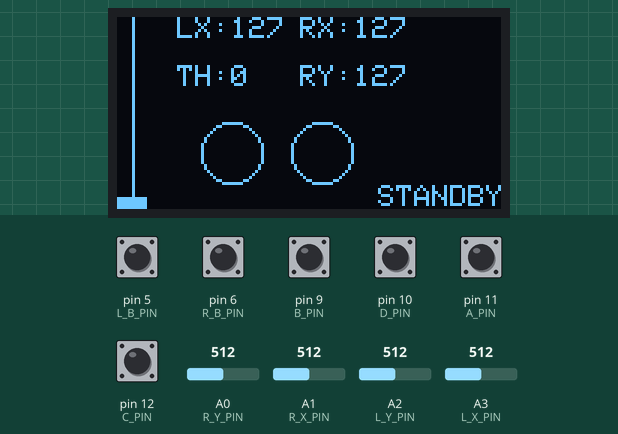
A sketch run on a simulated Arduino Uno, built with avr-gcc and run on an emulated ATmega328P. On the bench: 128×64 one-colour display. Inputs (shaded band) come from the test bench; at power-on: pin 5 (L_B_PIN), pin 6 (R_B_PIN), pin 9 (B_PIN), pin 10 (D_PIN), pin 11 (A_PIN), pin 12 (C_PIN) HIGH, A2 (L_Y_PIN) = 512, A0 (R_Y_PIN) = 512, A1 (R_X_PIN) = 512, A3 (L_X_PIN) = 512. No radio packets arrive unless stated; what the sketch prints to the serial monitor is not drawn.

Above: at 3.8 s.
3.9 s: A2 (L_Y_PIN) set to 553
6.9 s: A2 (L_Y_PIN) set to 579
At 7.02 s:
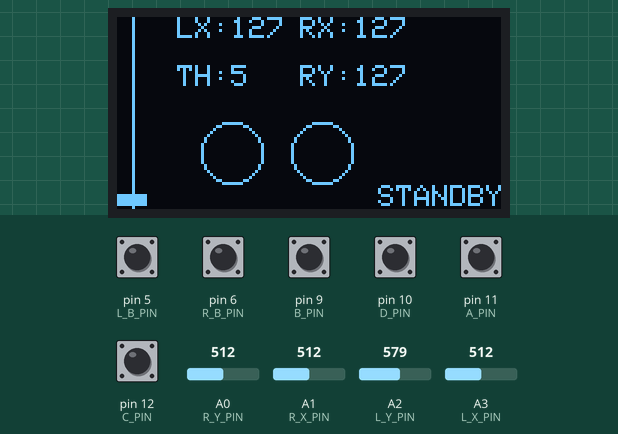
8.9 s: pin 5 (L_B_PIN) pulled LOW for 1 s
At 11.2 s:
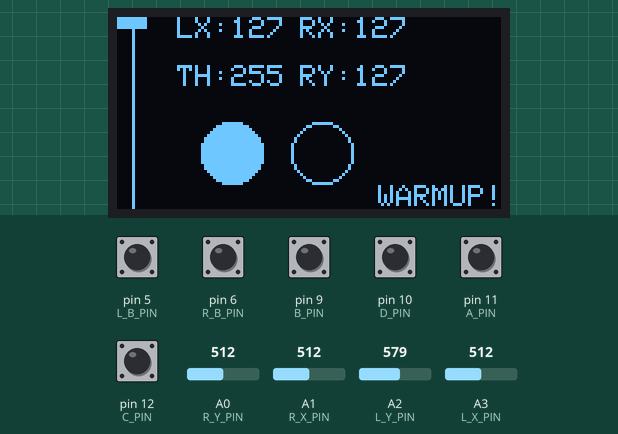
11.4 s: pin 6 (R_B_PIN) pulled LOW for 0.15 s
At 12.6 s:
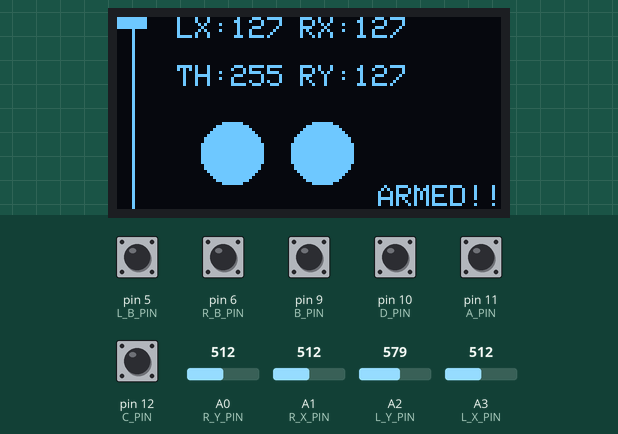
13.0 s: pin 5 (L_B_PIN) pulled LOW for 0.15 s
At 13.7 s:
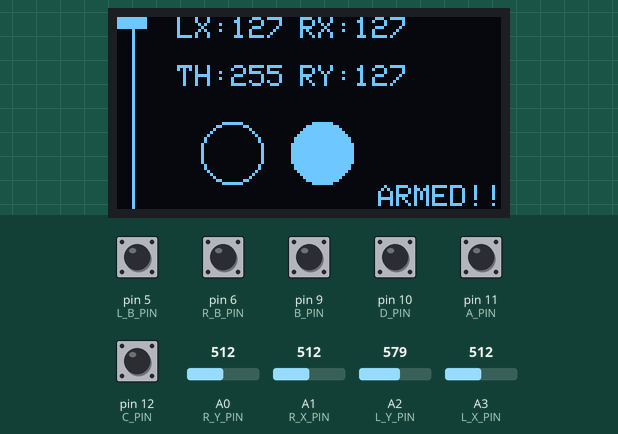
14.7 s: pin 6 (R_B_PIN) pulled LOW for 1 s
At 15.9 s:
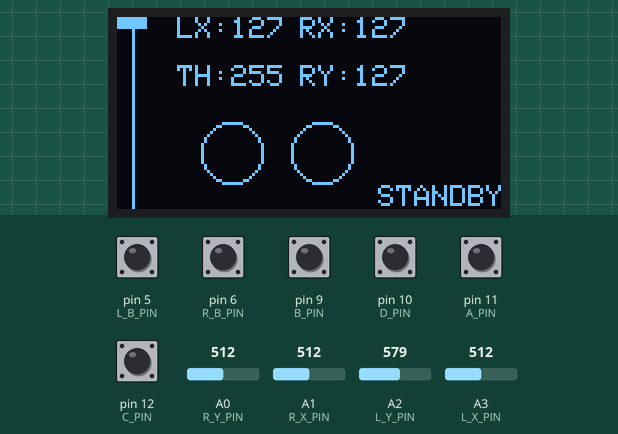
Timing chart, 0 to 17.7 s (numbered marks = the images above; inputs shaded):
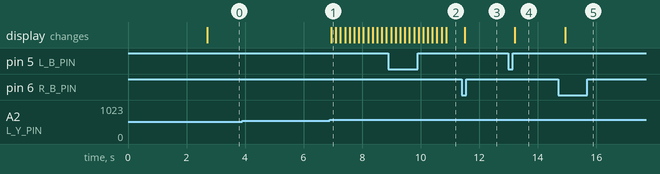

Measured:
- the behaviour switches between 565 and 566 on A2 (L_Y_PIN) (found by bisection; images 0 and 1)
- after the input at 3.9 s, every drawn part: stays the same
- after the input at 6.9 s, the display: changes after 0.05 s (image 1)
- after the input at 8.9 s, the display: first differs from a run without the input after 0.25 s (image 2 shows a later state)
- after the input at 11.4 s, the display: changes after 0.10 s (image 3)
- after the input at 13.0 s, the display: changes after 0.22 s (image 4)
- after the input at 14.7 s, the display: changes after 0.24 s (image 5)

The sketch:

feather_transmitter4.ino
```cpp
// OK I am rewriting this Feather 32u4 LoRa simple RC controller code.
// 1. clean up in general, rename buttons
// 2. implement distinct modes for PID Tuning, and Direct Throttle Output (0-255)

//#include <SPI.h>
#include <LoRa.h>
#include <Wire.h>
#include <Adafruit_GFX.h>
#include <Adafruit_SSD1306.h>
#include <Bounce2.h>
#include <EEPROMAnything.h>
#include "util.h"
#include "util_modes.h"


uint8_t current_mode = MODE_STANDBY;

void setup() {
  full_init_routine();
}

void loop() {

  // update the timers
  curr_data_time = micros();
  curr_draw_time = micros();

  // send LoRa packet
  if(current_mode == MODE_PID) {
    sendPID();
  } else {
    sendData(data_out);
  }

  // data loop, set by DATA_CYCLE_TIME
  if(curr_data_time - prev_data_time >= DATA_CYCLE_TIME) {
    getPotData();
    getButtonData();
    if(current_mode == MODE_PID) {
      printSerialPID();
    } else {
      printSerialData();
    }
    prev_data_time = curr_data_time;
  }

  // draw loop, set by DRAW_CYCLE_TIME
  if(curr_draw_time - prev_draw_time >= DRAW_CYCLE_TIME) {
    display.clearDisplay();
    screenStuff();
    display.display();
    prev_draw_time = curr_draw_time;
  }
}

void getPotData() {

  // get LX, RX, RY
  data_out[L_xpos] = 255 - map(analogRead(L_X_PIN), 0, 1023, 0, 255);
  uint8_t LY = map(analogRead(L_Y_PIN), 0, 1023, 0, 255);
  data_out[R_xpos] = map(analogRead(R_X_PIN), 0, 1023, 0, 255);
  data_out[R_ypos] = 255 - map(analogRead(R_Y_PIN), 0, 1023, 0, 255);
  // set 0 if within range
  if(data_out[L_xpos] > 114 && data_out[L_xpos] < 140) data_out[L_xpos] = 127;
  if(data_out[R_xpos] > 114 && data_out[R_xpos] < 140) data_out[R_xpos] = 127;
  if(data_out[R_ypos] > 114 && data_out[R_ypos] < 140) data_out[R_ypos] = 127;
  //if(data_out[P_pos] < 13) data_out[P_pos] = 0;

  // get LY OR SLIDER data
  if(LINEAR_ON) {
    // use LY for slider out
    if(LY > 140) {
      if(data_out[P_pos] <= (255 - MOVE_SPEED)) {
        data_out[P_pos] += MOVE_SPEED;
      }
    }
    if(LY < 114) {
      if(data_out[P_pos] >= (0 + MOVE_SPEED)) {
        data_out[P_pos] -= MOVE_SPEED;
      }
    }
  } else {
    // use slider for slider out
    data_out[P_pos]  = 255 - map(analogRead(POT_PIN), 0, 1023, 0, 255);
    data_out[L_ypos] = LY;
    if(data_out[L_ypos] > 114 && data_out[L_ypos] < 140) data_out[L_ypos] = 127;
  }
}

void sendData(byte pk[]) {

  LoRa.beginPacket();
  LoRa.write(pk, PACKET_SIZE);
  LoRa.endPacket();
}

void sendPID() {
  LoRa.beginPacket();
  LoRa.write(pid_out.bytes_out, PID_PACKET_SIZE);
  LoRa.endPacket();
}

void screenStuff() {

  switch(current_mode) {
    case MODE_STANDBY:
      draw_STANDBY();
      break;
    case MODE_ARM:
      draw_ARM();
      break;
    case MODE_PID:
      draw_PID();
      break;
    case MODE_ESC:
      draw_ESC();
      break;
    case MODE_PAIR:
      draw_PAIR();
      break;
    default:
      //
      break;
  }

}

void getButtonData() {

  switch(current_mode) {

    // --- STANDBY MODE --- //
    case MODE_STANDBY:
      L_button.update();
      R_button.update();
      A_button.update();
      B_button.update();
      C_button.update();
      D_button.update();

      if(L_button.fell()) L_tog = !L_tog;
      if(R_button.fell()) R_tog = !R_tog;
      if(A_button.fell()) A_tog = !A_tog;
      if(B_button.fell()) B_tog = !B_tog;
      if(C_button.fell()) C_tog = !C_tog;
      if(D_button.fell()) LINEAR_ON = !LINEAR_ON;

      // if both stick buttons TRUE, go to arm mode
      if(A_tog) current_mode = MODE_PID;
      if(B_tog) current_mode = MODE_ESC;
      if(C_tog) current_mode = MODE_PAIR;

      if(L_tog && R_tog) current_mode = MODE_ARM;
      break;

    // --- ARM MODE --- //
    case MODE_ARM:
      L_button.update();
      R_button.update();
      // go back to standby mode
      if(L_button.fell()) L_tog = !L_tog;
      if(R_button.fell()) R_tog = !R_tog;
      if(!L_tog && !R_tog) current_mode = MODE_STANDBY;
      break;

    // --- PID TUNING MODE --- //
    case MODE_PID:    // A button
      B_tog = false; C_tog = false;
      A_button.update();
      B_button.update();
      C_button.update();
      D_button.update();
      // go back to standby mode
      if(A_button.fell()) A_tog = !A_tog;
      if(!A_tog) {
        // SAVE TO EEPROM HERE
        EEPROM_writeAnything(0, pid_out.data);
        current_mode = MODE_STANDBY;
      }

      if(B_button.fell()) pid_cursor_pos++;

      if(C_button.fell()) {
        switch(pid_cursor_pos) {
          case 0:
            Kp += 0.01;
            break;
          case 1:
            Ki += 0.01;
            break;
          case 2:
            Kd += 0.01;
            break;
          default:
            break;
        }
      }
      if(D_button.fell()) {
        switch(pid_cursor_pos) {
          case 0:
            Kp -= 0.01;
            break;
          case 1:
            Ki -= 0.01;
            break;
          case 2:
            Kd -= 0.01;
            break;
          default:
            break;
        }
      }

      // update PID output packet data
      pid_out.data.p_val = Kp;
      pid_out.data.i_val = Ki;
      pid_out.data.d_val = Kd;
      break;

    // --- MOTOR/ESC CALIBRATION MODE --- //
    case MODE_ESC:    // B button
      A_tog = false; C_tog = false;
      B_button.update();
      // go back to standby mode
      if(B_button.fell()) B_tog = !B_tog;
      if(!B_tog) current_mode = MODE_STANDBY;
      break;

    // --- PAIRING MODE (TODO) --- //
    case MODE_PAIR:   // C Button
      A_tog = false; B_tog = false;
      C_button.update();
      // go back to standby mode
      if(C_button.fell()) C_tog = !C_tog;
      if(!C_tog) current_mode = MODE_STANDBY;

      // do pairing stuff here

      break;
    default:
      break;
  }

  // update packet data from bools
  data_out[L_click] = L_tog;
  data_out[R_click] = R_tog;
  data_out[A_click] = A_tog;
  data_out[B_click] = B_tog;
  data_out[C_click] = C_tog;
  data_out[D_click] = D_tog;

  // update PID output packet data
  /*pid_out.data.p_val = Kp;
  pid_out.data.i_val = Ki;
  pid_out.data.d_val = Kd;*/
}
```

util.h
```cpp
// BSFrance LoRa32u4 v1.1 / Adafruit feather 32u4
#define SCK     15   // GPIO5  -- SX1278's SCK
#define MISO    14   // GPIO19 -- SX1278's MISO
#define MOSI    16   // GPIO27 -- SX1278's MOSI
#define SS      8    // GPIO18 -- SX1278's CS
#define RST     4    // GPIO14 -- SX1278's RESET
#define DI0     7    // GPIO26 -- SX1278's IRQ(Interrupt Request)

// MISC defines
#define BAND      915E6     // radio frequency band USA= 915E6
#define BAUD_RATE 9600      // Serial connection baud rate, for debugging etc
bool LINEAR_ON = true;
#define MOVE_SPEED 5

// SCREEN STUFF
#define SCREEN_WIDTH 128 // OLED display width, in pixels
#define SCREEN_HEIGHT 64 // OLED display height, in pixels
#define OLED_RESET    -1 // Reset pin # (or -1 if sharing Arduino reset pin)
#define SCREEN_ADDRESS 0x3C ///< See datasheet for Address; 0x3D for 128x64, 0x3C for 128x32

// build screen instance, default: "display"
Adafruit_SSD1306 display(SCREEN_WIDTH, SCREEN_HEIGHT, &Wire, OLED_RESET);

// joysticks
#define L_X_PIN A3 // x
#define L_Y_PIN A2 // y
#define L_B_PIN 5  // button

#define R_X_PIN A1 // x
#define R_Y_PIN A0 // y
#define R_B_PIN 6  // button

// slider + menu buttons
#define POT_PIN  A4
#define A_PIN  11
#define B_PIN 9
#define C_PIN   12
#define D_PIN 10

// button logic bools
bool   L_tog = false; // left stick button
bool   R_tog = false; // right stick button
bool   A_tog = false; // A button
bool   B_tog = false; // B button
bool   C_tog = false; // C button
bool   D_tog = false; // D button

Bounce L_button;
Bounce R_button;
Bounce A_button; // top-left
Bounce B_button; // bottom-left
Bounce C_button; // top-right
Bounce D_button; // bottom-right

// array to hold control data values
#define PACKET_SIZE 11
enum CONTROL_SIGNAL {
       L_xpos,    // left stick x
       L_ypos,    // left stick y
       L_click,   // left stick button
       R_xpos,    // right stick x
       R_ypos,    // right stick y
       R_click,   // right stick button
       P_pos,     // slider (pot) postion
       A_click,   // select button
       B_click,   // back button
       C_click,   // up button
       D_click    // down button
     };
byte data_out[PACKET_SIZE];

// PID STUFF
float Ki, Kp, Kd = 0.0;

typedef struct PID_data_t {
  float p_val;
  float i_val;
  float d_val;
};

typedef union PID_packet_t {
  PID_data_t data;
  uint8_t bytes_out[sizeof(PID_data_t)];
};
PID_packet_t pid_out;
#define PID_PACKET_SIZE sizeof(pid_out)


// Timer stuff
#define DATA_CYCLE_TIME 60000 // in micros
#define DRAW_CYCLE_TIME 100000 // in micros
unsigned long prev_data_time = 0;
unsigned long prev_draw_time = 0;
unsigned long curr_data_time;
unsigned long curr_draw_time;

static const unsigned char PROGMEM WOLF_BMP[] =
{ B00110000, B00000000, B00000000, B01100000,
  B00101100, B00000000, B00000001, B10100000,
  B00100011, B00000000, B00000110, B00100000,
  B00100000, B11000000, B00001000, B00100000,
  B00100000, B00101111, B11101000, B00100000,
  B00100000, B00010000, B00010000, B00100000,
  B00010000, B00000000, B00000000, B00111000,
  B00011000, B00000000, B00000000, B00000100,
  B00001000, B00100010, B00000000, B00000010,
  B00001000, B00010100, B00010001, B00111111,
  B00010000, B00001000, B00001010, B00010000,
  B00100000, B00010100, B00000100, B00001000,
  B01100000, B00100010, B00001010, B00000100,
  B00011000, B00000000, B00010001, B00111110,
  B00000100, B00000000, B00000000, B00100000,
  B00001000, B00000000, B00000000, B00100000,
  B00010000, B00000000, B00000000, B00100000,
  B00100000, B00000000, B00000000, B00100000,
  B01111100, B00000000, B00000000, B00010000,
  B00000011, B10000000, B00000000, B00010000,
  B00000100, B01100000, B00000000, B00010000,
  B00000100, B00010000, B00000000, B00001000,
  B00001000, B00101000, B00000000, B00001000,
  B00001000, B01000110, B00000000, B00001100,
  B00001000, B01000001, B00000000, B00000100,
  B00001000, B01000000, B10000000, B00000010,
  B00001000, B01000000, B01100000, B00000111,
  B00000100, B00100000, B00010000, B00001111,
  B00000100, B00100000, B00001100, B00011111,
  B00000010, B00100000, B00000011, B10111110,
  B00000001, B11000000, B00000000, B01111100,
  B00000000, B00000000, B00000000, B00011000 };

void full_init_routine() {
  // Serial connection init
  Serial.begin(BAUD_RATE);
  Serial.println();
  Serial.println("Serial connection established...");

  // LoRa init
  Serial.println("Attempting to start LoRa...");
  LoRa.setPins(SS,RST,DI0); // set correct pins for logic level converters etc
  if (!LoRa.begin(BAND)) {
    Serial.println("Starting LoRa failed!");
    while (1);              // loop forever if LoRa init fails
  }
  Serial.println("LoRa started successfully!");

  // OLED init
  Serial.println("Attempting to start OLED...");
  // SSD1306_SWITCHCAPVCC = generate display voltage from 3.3V internally
  if(!display.begin(SSD1306_SWITCHCAPVCC, SCREEN_ADDRESS)) {
    Serial.println(F("SSD1306 allocation failed"));
    for(;;); // Don't proceed, loop forever
  }

  // wolf logo splash screen
  display.clearDisplay(); // clear out adafruit splash
  display.drawBitmap(47, 15, WOLF_BMP, 32, 32, 1);
  display.display();
  delay(2500);
  display.clearDisplay();

  // screen text stuff
  display.setTextSize(1);
  display.setTextColor(WHITE, BLACK);
  display.setTextWrap(false);

  // initialize button pins
  L_button.attach(L_B_PIN, INPUT_PULLUP);
  R_button.attach(R_B_PIN, INPUT_PULLUP);
  A_button.attach(A_PIN, INPUT_PULLUP);
  B_button.attach(B_PIN, INPUT_PULLUP);
  C_button.attach(C_PIN, INPUT_PULLUP);
  D_button.attach(D_PIN, INPUT_PULLUP);
  L_button.interval(1);
  R_button.interval(1);
  A_button.interval(1);
  B_button.interval(1);
  C_button.interval(1);
  D_button.interval(1);

  // set all data to initial defaults
  data_out[L_xpos]  = 127;  // L stick
  data_out[L_ypos]  = 127;
  data_out[L_click] = 0;
  data_out[R_xpos]  = 127;  // R stick
  data_out[R_ypos]  = 127;
  data_out[R_click] = 0;
  data_out[P_pos]   = 0;    // throt
  data_out[A_click] = 0;
  data_out[B_click] = 0;
  data_out[C_click] = 0;
  data_out[D_click] = 0;

  // LOAD SAVED PID VALS FROM EEPROM HERE
  EEPROM_readAnything(0, pid_out.data);
  Kp = pid_out.data.p_val;
  Ki = pid_out.data.i_val;
  Kd = pid_out.data.d_val;
}

// ------ USEFUL / DEBUG ------ //

void disarmPots() {
  data_out[L_xpos]  = 127;  // L stick
  data_out[L_ypos]  = 127;
  data_out[R_xpos]  = 127;  // R stick
  data_out[R_ypos]  = 127;
  data_out[P_pos]   = 0;    // throt
}

void printSerialData() {
  Serial.print("LX:");
  Serial.print(data_out[L_xpos]);
  Serial.print(" ");
  Serial.print("LY:");
  Serial.print(data_out[L_ypos]);
  Serial.print(" ");
  Serial.print("LB:");
  Serial.print(data_out[L_click]);
  Serial.print(" ");
  Serial.print("RX:");
  Serial.print(data_out[R_xpos]);
  Serial.print(" ");
  Serial.print("RY:");
  Serial.print(data_out[R_ypos]);
  Serial.print(" ");
  Serial.print("RB:");
  Serial.print(data_out[R_click]);
  Serial.print(" ");
  Serial.print("P:");
  Serial.print(data_out[P_pos]);
  Serial.print(" ");
  Serial.print("S:");
  Serial.print(data_out[A_click]);
  Serial.print(" ");
  Serial.print("B:");
  Serial.print(data_out[B_click]);
  Serial.print(" ");
  Serial.print("U:");
  Serial.print(data_out[C_click]);
  Serial.print(" ");
  Serial.print("D:");
  Serial.println(data_out[D_click]);
}

void printSerialPID() {
  Serial.print("Kp:");
  Serial.print(Kp);
  Serial.print(" Ki:");
  Serial.print(Ki);
  Serial.print(" Kd:");
  Serial.println(Kd);
  Serial.print("p_out:");
  Serial.print(pid_out.data.p_val);
  Serial.print(" i_out:");
  Serial.print(pid_out.data.i_val);
  Serial.print(" d_out:");
  Serial.println(pid_out.data.d_val);
}
```

util_modes.h
```cpp
// MODES
enum RC_MODES { MODE_STANDBY, MODE_ARM, MODE_PID, MODE_ESC, MODE_PAIR };
uint8_t pid_cursor_pos = 0;


void draw_STANDBY() {

  display.setTextSize(1);
  display.setTextColor(WHITE);

  // print L stick position
  display.setCursor(20, 0);
  display.print("LX:");
  display.print(data_out[L_xpos]);
  display.setCursor(20, 16);
  if(!LINEAR_ON) {
    display.print("LY:");
    display.print(data_out[L_ypos]);
  } else {
    display.print("TH:");
    display.print(data_out[P_pos]);
  }

  // print R stick position
  display.setCursor(61, 0);
  display.print("RX:");
  display.print(data_out[R_xpos]);
  display.setCursor(61, 16);
  display.print("RY:");
  display.print(data_out[R_ypos]);

  // draw slider
  int slider_gfx_ypos = map(data_out[P_pos], 0, 255, 60, 0);
  display.drawLine(5, 0, 5, 63, WHITE);
  display.fillRect(0, slider_gfx_ypos, 10, 4, WHITE);

  // draw stick buttons
  if(!L_tog) display.drawCircle(38, 45, 10, WHITE);     // draw L button
  else display.fillCircle(38, 45, 10, WHITE);
  if(!R_tog) display.drawCircle(68, 45,  10, WHITE);    // draw R button
  else display.fillCircle(68, 45, 10, WHITE);

  // print standby status
  display.setCursor(87, 56);
  if(L_tog || R_tog) {
    display.print("WARMUP!");
  } else {
    display.print("STANDBY");
  }
}

void draw_ARM() {
  display.setTextSize(1);
  display.setTextColor(WHITE);

  // print L stick position
  display.setCursor(20, 0);
  display.print("LX:");
  display.print(data_out[L_xpos]);
  display.setCursor(20, 16);
  if(!LINEAR_ON) {
    display.print("LY:");
    display.print(data_out[L_ypos]);
  } else {
    display.print("TH:");
    display.print(data_out[P_pos]);
  }

  // print R stick position
  display.setCursor(61, 0);
  display.print("RX:");
  display.print(data_out[R_xpos]);
  display.setCursor(61, 16);
  display.print("RY:");
  display.print(data_out[R_ypos]);

  // draw slider
  int slider_gfx_ypos = map(data_out[P_pos], 0, 255, 60, 0);
  display.drawLine(5, 0, 5, 63, WHITE);
  display.fillRect(0, slider_gfx_ypos, 10, 4, WHITE);

  // draw stick buttons
  if(!L_tog) display.drawCircle(38, 45, 10, WHITE);     // draw L button
  else display.fillCircle(38, 45, 10, WHITE);
  if(!R_tog) display.drawCircle(68, 45,  10, WHITE);    // draw R button
  else display.fillCircle(68, 45, 10, WHITE);

  // print standby status
  display.setCursor(87, 56);
  display.print("ARMED!!!");
}

void draw_PID() {
  // print mode type
  display.setCursor(0, 0);
  display.print("PID MODE");

  // do the rest of the stuff
  display.setCursor(15, 15);
  display.print("Kp:");
  display.print(Kp);

  display.setCursor(15, 25);
  display.print("Ki:");
  display.print(Ki);

  display.setCursor(15, 35);
  display.print("Kd:");
  display.print(Kd);

  switch(pid_cursor_pos) {
    case 0:
      display.fillCircle(6, 16, 2, WHITE);
      break;
    case 1:
      display.fillCircle(6, 26, 2, WHITE);
      break;
    case 2:
      display.fillCircle(6, 36, 2, WHITE);
      break;
    default:
      pid_cursor_pos = 0;
      break;
  }
}

void draw_ESC() {
  // print mode type
  display.setCursor(0, 0);
  display.print("ESC MODE");

  // draw slider
  int slider_gfx_ypos = map(data_out[P_pos], 0, 255, 60, 0);
  display.drawLine(65, 0, 65, 63, WHITE);
  display.fillRect(60, slider_gfx_ypos, 10, 4, WHITE);

  // print throttle val
  display.setCursor(5, 30);
  display.print("THROT:");
  display.print(data_out[P_pos]);
}

void draw_PAIR() {
  // print mode type
  display.setCursor(0, 0);
  display.print("PAIR MODE");

  // do the rest of the stuff
}
```
